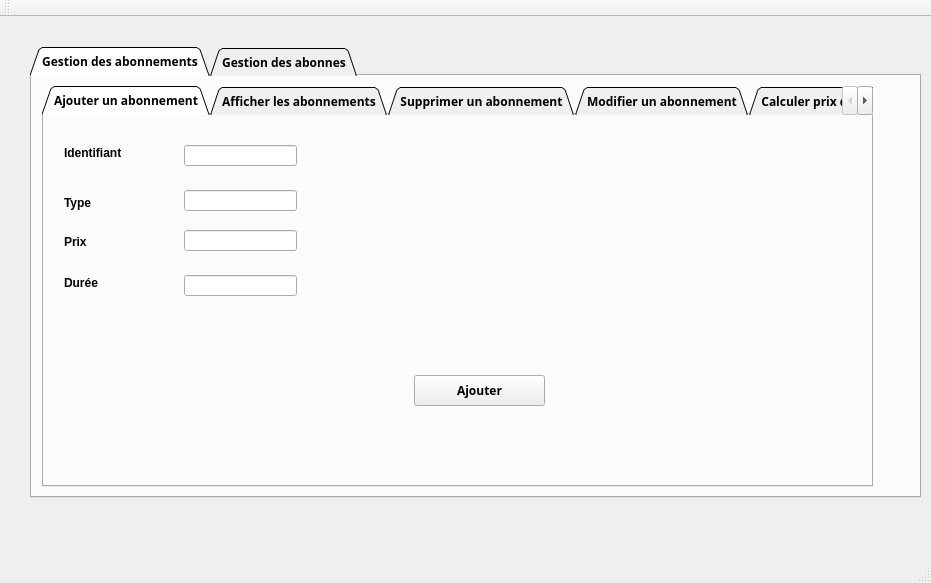
<?xml version="1.0" encoding="UTF-8"?>
<ui version="4.0">
 <class>MainWindow</class>
 <widget class="QMainWindow" name="MainWindow">
  <property name="geometry">
   <rect>
    <x>0</x>
    <y>0</y>
    <width>931</width>
    <height>583</height>
   </rect>
  </property>
  <property name="windowTitle">
   <string>Gestion des étudiants</string>
  </property>
  <widget class="QWidget" name="centralWidget">
   <widget class="QTabWidget" name="tabWidget_2">
    <property name="geometry">
     <rect>
      <x>30</x>
      <y>30</y>
      <width>891</width>
      <height>451</height>
     </rect>
    </property>
    <property name="font">
     <font>
      <family>Microsoft YaHei</family>
      <pointsize>9</pointsize>
      <weight>75</weight>
      <bold>true</bold>
     </font>
    </property>
    <property name="tabShape">
     <enum>QTabWidget::Triangular</enum>
    </property>
    <property name="currentIndex">
     <number>0</number>
    </property>
    <property name="elideMode">
     <enum>Qt::ElideLeft</enum>
    </property>
    <widget class="QWidget" name="tab_4">
     <attribute name="title">
      <string>Gestion des abonnements</string>
     </attribute>
     <widget class="QTabWidget" name="tabWidget">
      <property name="geometry">
       <rect>
        <x>10</x>
        <y>10</y>
        <width>831</width>
        <height>401</height>
       </rect>
      </property>
      <property name="font">
       <font>
        <family>Microsoft YaHei</family>
        <pointsize>9</pointsize>
        <weight>75</weight>
        <bold>true</bold>
       </font>
      </property>
      <property name="cursor">
       <cursorShape>ArrowCursor</cursorShape>
      </property>
      <property name="tabShape">
       <enum>QTabWidget::Triangular</enum>
      </property>
      <property name="currentIndex">
       <number>0</number>
      </property>
      <widget class="QWidget" name="tab">
       <attribute name="title">
        <string>Ajouter un abonnement</string>
       </attribute>
       <widget class="QLabel" name="label">
        <property name="geometry">
         <rect>
          <x>20</x>
          <y>30</y>
          <width>101</width>
          <height>16</height>
         </rect>
        </property>
        <property name="font">
         <font>
          <family>Microsoft YaHei UI</family>
          <pointsize>9</pointsize>
          <weight>75</weight>
          <bold>true</bold>
         </font>
        </property>
        <property name="text">
         <string>Identifiant</string>
        </property>
       </widget>
       <widget class="QLabel" name="label_3">
        <property name="geometry">
         <rect>
          <x>20</x>
          <y>120</y>
          <width>47</width>
          <height>13</height>
         </rect>
        </property>
        <property name="font">
         <font>
          <family>Microsoft YaHei UI</family>
          <pointsize>9</pointsize>
          <weight>75</weight>
          <bold>true</bold>
         </font>
        </property>
        <property name="text">
         <string>Prix</string>
        </property>
       </widget>
       <widget class="QLineEdit" name="lineEdit_id">
        <property name="geometry">
         <rect>
          <x>140</x>
          <y>30</y>
          <width>113</width>
          <height>21</height>
         </rect>
        </property>
       </widget>
       <widget class="QLineEdit" name="lineEdit_type">
        <property name="geometry">
         <rect>
          <x>140</x>
          <y>75</y>
          <width>113</width>
          <height>21</height>
         </rect>
        </property>
       </widget>
       <widget class="QLineEdit" name="lineEdit_prix">
        <property name="geometry">
         <rect>
          <x>140</x>
          <y>115</y>
          <width>113</width>
          <height>21</height>
         </rect>
        </property>
       </widget>
       <widget class="QPushButton" name="pb_ajouter">
        <property name="geometry">
         <rect>
          <x>370</x>
          <y>260</y>
          <width>131</width>
          <height>31</height>
         </rect>
        </property>
        <property name="text">
         <string>Ajouter</string>
        </property>
       </widget>
       <widget class="QLabel" name="label_2">
        <property name="geometry">
         <rect>
          <x>20</x>
          <y>80</y>
          <width>55</width>
          <height>16</height>
         </rect>
        </property>
        <property name="font">
         <font>
          <family>Microsoft YaHei UI</family>
          <pointsize>9</pointsize>
          <weight>75</weight>
          <bold>true</bold>
         </font>
        </property>
        <property name="text">
         <string>Type</string>
        </property>
       </widget>
       <widget class="QLabel" name="label_5">
        <property name="geometry">
         <rect>
          <x>20</x>
          <y>160</y>
          <width>55</width>
          <height>16</height>
         </rect>
        </property>
        <property name="font">
         <font>
          <family>Microsoft YaHei UI</family>
          <pointsize>9</pointsize>
          <weight>75</weight>
          <bold>true</bold>
         </font>
        </property>
        <property name="text">
         <string>Durée</string>
        </property>
       </widget>
       <widget class="QLineEdit" name="lineEdit_duree">
        <property name="geometry">
         <rect>
          <x>140</x>
          <y>160</y>
          <width>113</width>
          <height>21</height>
         </rect>
        </property>
       </widget>
      </widget>
      <widget class="QWidget" name="tab_2">
       <attribute name="title">
        <string>Afficher les abonnements</string>
       </attribute>
       <widget class="QTableView" name="tab_abonnements">
        <property name="geometry">
         <rect>
          <x>10</x>
          <y>10</y>
          <width>441</width>
          <height>221</height>
         </rect>
        </property>
       </widget>
      </widget>
      <widget class="QWidget" name="tab_3">
       <attribute name="title">
        <string>Supprimer un abonnement</string>
       </attribute>
       <widget class="QLineEdit" name="lineEdit_id_2">
        <property name="geometry">
         <rect>
          <x>160</x>
          <y>49</y>
          <width>113</width>
          <height>21</height>
         </rect>
        </property>
       </widget>
       <widget class="QLabel" name="label_4">
        <property name="geometry">
         <rect>
          <x>40</x>
          <y>50</y>
          <width>111</width>
          <height>16</height>
         </rect>
        </property>
        <property name="font">
         <font>
          <family>Microsoft YaHei UI</family>
          <pointsize>9</pointsize>
          <weight>75</weight>
          <bold>true</bold>
         </font>
        </property>
        <property name="text">
         <string>Identifiant</string>
        </property>
       </widget>
       <widget class="QPushButton" name="pb_supprimer">
        <property name="geometry">
         <rect>
          <x>380</x>
          <y>240</y>
          <width>131</width>
          <height>31</height>
         </rect>
        </property>
        <property name="text">
         <string>Supprimer</string>
        </property>
       </widget>
      </widget>
      <widget class="QWidget" name="tab_9">
       <attribute name="title">
        <string>Modifier un abonnement</string>
       </attribute>
       <widget class="QLabel" name="label_13">
        <property name="geometry">
         <rect>
          <x>40</x>
          <y>80</y>
          <width>101</width>
          <height>16</height>
         </rect>
        </property>
        <property name="font">
         <font>
          <family>Microsoft YaHei UI</family>
          <pointsize>9</pointsize>
          <weight>75</weight>
          <bold>true</bold>
         </font>
        </property>
        <property name="text">
         <string>Identifiant</string>
        </property>
       </widget>
       <widget class="QLineEdit" name="lineEdit_idmod">
        <property name="geometry">
         <rect>
          <x>160</x>
          <y>76</y>
          <width>113</width>
          <height>20</height>
         </rect>
        </property>
       </widget>
       <widget class="QLabel" name="label_14">
        <property name="geometry">
         <rect>
          <x>40</x>
          <y>130</y>
          <width>55</width>
          <height>16</height>
         </rect>
        </property>
        <property name="font">
         <font>
          <family>Microsoft YaHei UI</family>
          <pointsize>9</pointsize>
          <weight>75</weight>
          <bold>true</bold>
         </font>
        </property>
        <property name="text">
         <string>Type</string>
        </property>
       </widget>
       <widget class="QLineEdit" name="lineEdit_typemod">
        <property name="geometry">
         <rect>
          <x>160</x>
          <y>126</y>
          <width>113</width>
          <height>20</height>
         </rect>
        </property>
       </widget>
       <widget class="QLabel" name="label_15">
        <property name="geometry">
         <rect>
          <x>40</x>
          <y>180</y>
          <width>55</width>
          <height>16</height>
         </rect>
        </property>
        <property name="font">
         <font>
          <family>Microsoft YaHei UI</family>
          <pointsize>9</pointsize>
          <weight>75</weight>
          <bold>true</bold>
         </font>
        </property>
        <property name="text">
         <string>Prix</string>
        </property>
       </widget>
       <widget class="QLabel" name="label_16">
        <property name="geometry">
         <rect>
          <x>40</x>
          <y>220</y>
          <width>55</width>
          <height>16</height>
         </rect>
        </property>
        <property name="font">
         <font>
          <family>Microsoft YaHei</family>
          <pointsize>9</pointsize>
          <weight>75</weight>
          <bold>true</bold>
         </font>
        </property>
        <property name="text">
         <string>Duree</string>
        </property>
       </widget>
       <widget class="QLineEdit" name="lineEdit_prixmod">
        <property name="geometry">
         <rect>
          <x>160</x>
          <y>176</y>
          <width>113</width>
          <height>20</height>
         </rect>
        </property>
       </widget>
       <widget class="QLineEdit" name="lineEdit_dureemod">
        <property name="geometry">
         <rect>
          <x>160</x>
          <y>220</y>
          <width>113</width>
          <height>21</height>
         </rect>
        </property>
       </widget>
       <widget class="QPushButton" name="pushButton">
        <property name="geometry">
         <rect>
          <x>370</x>
          <y>270</y>
          <width>111</width>
          <height>31</height>
         </rect>
        </property>
        <property name="text">
         <string>Modifier</string>
        </property>
       </widget>
      </widget>
      <widget class="QWidget" name="tab_13">
       <attribute name="title">
        <string>Calculer prix des abonnements</string>
       </attribute>
       <widget class="QTableView" name="calcul_tableview">
        <property name="geometry">
         <rect>
          <x>50</x>
          <y>50</y>
          <width>571</width>
          <height>361</height>
         </rect>
        </property>
       </widget>
      </widget>
     </widget>
    </widget>
    <widget class="QWidget" name="tab_5">
     <attribute name="title">
      <string>Gestion des abonnes</string>
     </attribute>
     <widget class="QTabWidget" name="tabWidget_3">
      <property name="geometry">
       <rect>
        <x>0</x>
        <y>0</y>
        <width>671</width>
        <height>441</height>
       </rect>
      </property>
      <property name="font">
       <font>
        <family>Microsoft YaHei UI</family>
        <pointsize>10</pointsize>
        <weight>75</weight>
        <bold>true</bold>
       </font>
      </property>
      <property name="tabShape">
       <enum>QTabWidget::Triangular</enum>
      </property>
      <property name="currentIndex">
       <number>1</number>
      </property>
      <widget class="QWidget" name="tab_6">
       <attribute name="title">
        <string>Ajouter un abonne</string>
       </attribute>
       <widget class="QLabel" name="label_6">
        <property name="geometry">
         <rect>
          <x>20</x>
          <y>40</y>
          <width>121</width>
          <height>16</height>
         </rect>
        </property>
        <property name="font">
         <font>
          <family>Microsoft YaHei</family>
          <pointsize>9</pointsize>
          <weight>75</weight>
          <bold>true</bold>
         </font>
        </property>
        <property name="text">
         <string>Identifiant</string>
        </property>
       </widget>
       <widget class="QLabel" name="label_7">
        <property name="geometry">
         <rect>
          <x>20</x>
          <y>120</y>
          <width>101</width>
          <height>16</height>
         </rect>
        </property>
        <property name="font">
         <font>
          <family>Microsoft YaHei UI</family>
          <pointsize>9</pointsize>
          <weight>75</weight>
          <bold>true</bold>
         </font>
        </property>
        <property name="text">
         <string>Prenom</string>
        </property>
       </widget>
       <widget class="QLineEdit" name="lineEdit_id_3">
        <property name="geometry">
         <rect>
          <x>180</x>
          <y>35</y>
          <width>113</width>
          <height>21</height>
         </rect>
        </property>
       </widget>
       <widget class="QLineEdit" name="lineEdit_nom">
        <property name="geometry">
         <rect>
          <x>180</x>
          <y>76</y>
          <width>113</width>
          <height>20</height>
         </rect>
        </property>
       </widget>
       <widget class="QLineEdit" name="lineEdit_prenom">
        <property name="geometry">
         <rect>
          <x>180</x>
          <y>115</y>
          <width>113</width>
          <height>21</height>
         </rect>
        </property>
       </widget>
       <widget class="QPushButton" name="pb_ajouter_2">
        <property name="geometry">
         <rect>
          <x>400</x>
          <y>320</y>
          <width>121</width>
          <height>31</height>
         </rect>
        </property>
        <property name="text">
         <string>Ajouter</string>
        </property>
       </widget>
       <widget class="QLabel" name="label_8">
        <property name="geometry">
         <rect>
          <x>20</x>
          <y>80</y>
          <width>101</width>
          <height>16</height>
         </rect>
        </property>
        <property name="font">
         <font>
          <family>Microsoft YaHei</family>
          <pointsize>9</pointsize>
          <weight>75</weight>
          <bold>true</bold>
         </font>
        </property>
        <property name="text">
         <string>Nom</string>
        </property>
       </widget>
       <widget class="QLabel" name="label_9">
        <property name="geometry">
         <rect>
          <x>20</x>
          <y>160</y>
          <width>55</width>
          <height>16</height>
         </rect>
        </property>
        <property name="font">
         <font>
          <family>Microsoft YaHei UI</family>
          <pointsize>9</pointsize>
          <weight>75</weight>
          <bold>true</bold>
         </font>
        </property>
        <property name="text">
         <string>Email</string>
        </property>
       </widget>
       <widget class="QLineEdit" name="lineEdit_email">
        <property name="geometry">
         <rect>
          <x>180</x>
          <y>156</y>
          <width>113</width>
          <height>20</height>
         </rect>
        </property>
       </widget>
       <widget class="QLineEdit" name="lineEdit_date_inscription">
        <property name="geometry">
         <rect>
          <x>180</x>
          <y>195</y>
          <width>113</width>
          <height>21</height>
         </rect>
        </property>
       </widget>
       <widget class="QLabel" name="label_11">
        <property name="geometry">
         <rect>
          <x>20</x>
          <y>200</y>
          <width>141</width>
          <height>16</height>
         </rect>
        </property>
        <property name="font">
         <font>
          <family>Microsoft YaHei UI</family>
          <pointsize>9</pointsize>
          <weight>75</weight>
          <bold>true</bold>
         </font>
        </property>
        <property name="text">
         <string>Date inscription</string>
        </property>
       </widget>
       <widget class="QLineEdit" name="lineEdit_livre_acheter">
        <property name="geometry">
         <rect>
          <x>180</x>
          <y>236</y>
          <width>113</width>
          <height>20</height>
         </rect>
        </property>
       </widget>
       <widget class="QLabel" name="label_12">
        <property name="geometry">
         <rect>
          <x>20</x>
          <y>240</y>
          <width>121</width>
          <height>16</height>
         </rect>
        </property>
        <property name="font">
         <font>
          <family>Microsoft YaHei UI</family>
          <pointsize>9</pointsize>
          <weight>75</weight>
          <bold>true</bold>
         </font>
        </property>
        <property name="text">
         <string>Livre acheter</string>
        </property>
       </widget>
      </widget>
      <widget class="QWidget" name="tab_7">
       <attribute name="title">
        <string>Afficher les abonnes</string>
       </attribute>
       <widget class="QTabWidget" name="tabWidget_4">
        <property name="geometry">
         <rect>
          <x>0</x>
          <y>10</y>
          <width>651</width>
          <height>381</height>
         </rect>
        </property>
        <property name="tabShape">
         <enum>QTabWidget::Triangular</enum>
        </property>
        <property name="currentIndex">
         <number>0</number>
        </property>
        <widget class="QWidget" name="tab_11">
         <attribute name="title">
          <string>Tab 1</string>
         </attribute>
         <widget class="QLabel" name="label_23">
          <property name="geometry">
           <rect>
            <x>30</x>
            <y>30</y>
            <width>101</width>
            <height>16</height>
           </rect>
          </property>
          <property name="font">
           <font>
            <family>Microsoft YaHei UI</family>
            <pointsize>9</pointsize>
            <weight>75</weight>
            <bold>true</bold>
           </font>
          </property>
          <property name="text">
           <string>Identifiant</string>
          </property>
         </widget>
         <widget class="QLineEdit" name="lineEdit_id_5">
          <property name="geometry">
           <rect>
            <x>150</x>
            <y>29</y>
            <width>113</width>
            <height>21</height>
           </rect>
          </property>
         </widget>
         <widget class="QPushButton" name="Rechercher">
          <property name="geometry">
           <rect>
            <x>504</x>
            <y>300</y>
            <width>121</width>
            <height>31</height>
           </rect>
          </property>
          <property name="text">
           <string>Rechercher</string>
          </property>
         </widget>
         <widget class="QTableView" name="tabrech">
          <property name="geometry">
           <rect>
            <x>20</x>
            <y>60</y>
            <width>581</width>
            <height>192</height>
           </rect>
          </property>
         </widget>
        </widget>
        <widget class="QWidget" name="tab_12">
         <attribute name="title">
          <string>Tab 2</string>
         </attribute>
         <widget class="QTableView" name="tab_abonnes">
          <property name="geometry">
           <rect>
            <x>20</x>
            <y>10</y>
            <width>571</width>
            <height>192</height>
           </rect>
          </property>
         </widget>
        </widget>
       </widget>
      </widget>
      <widget class="QWidget" name="tab_8">
       <attribute name="title">
        <string>Supprimer un abonne</string>
       </attribute>
       <widget class="QLineEdit" name="lineEdit_id_4">
        <property name="geometry">
         <rect>
          <x>170</x>
          <y>60</y>
          <width>113</width>
          <height>20</height>
         </rect>
        </property>
       </widget>
       <widget class="QLabel" name="label_10">
        <property name="geometry">
         <rect>
          <x>40</x>
          <y>60</y>
          <width>101</width>
          <height>16</height>
         </rect>
        </property>
        <property name="font">
         <font>
          <family>Microsoft YaHei</family>
          <pointsize>9</pointsize>
          <weight>75</weight>
          <bold>true</bold>
         </font>
        </property>
        <property name="text">
         <string>Identifiant</string>
        </property>
       </widget>
       <widget class="QPushButton" name="pb_supprimer_2">
        <property name="geometry">
         <rect>
          <x>370</x>
          <y>180</y>
          <width>111</width>
          <height>31</height>
         </rect>
        </property>
        <property name="text">
         <string>Supprimer</string>
        </property>
       </widget>
      </widget>
      <widget class="QWidget" name="tab_10">
       <attribute name="title">
        <string>Modifier un abonne</string>
       </attribute>
       <widget class="QLabel" name="label_17">
        <property name="geometry">
         <rect>
          <x>30</x>
          <y>50</y>
          <width>101</width>
          <height>16</height>
         </rect>
        </property>
        <property name="font">
         <font>
          <family>Microsoft YaHei UI</family>
          <pointsize>9</pointsize>
          <weight>75</weight>
          <bold>true</bold>
         </font>
        </property>
        <property name="text">
         <string>Identifant</string>
        </property>
       </widget>
       <widget class="QLineEdit" name="lineEdit_iddmod">
        <property name="geometry">
         <rect>
          <x>180</x>
          <y>45</y>
          <width>113</width>
          <height>21</height>
         </rect>
        </property>
       </widget>
       <widget class="QLabel" name="label_18">
        <property name="geometry">
         <rect>
          <x>30</x>
          <y>90</y>
          <width>55</width>
          <height>16</height>
         </rect>
        </property>
        <property name="font">
         <font>
          <family>Microsoft YaHei UI</family>
          <pointsize>9</pointsize>
          <weight>75</weight>
          <bold>true</bold>
         </font>
        </property>
        <property name="text">
         <string>Nom</string>
        </property>
       </widget>
       <widget class="QLineEdit" name="lineEdit_nommod">
        <property name="geometry">
         <rect>
          <x>180</x>
          <y>86</y>
          <width>113</width>
          <height>20</height>
         </rect>
        </property>
       </widget>
       <widget class="QLineEdit" name="lineEdit_prenommod">
        <property name="geometry">
         <rect>
          <x>180</x>
          <y>125</y>
          <width>113</width>
          <height>21</height>
         </rect>
        </property>
       </widget>
       <widget class="QLabel" name="label_19">
        <property name="geometry">
         <rect>
          <x>30</x>
          <y>130</y>
          <width>71</width>
          <height>16</height>
         </rect>
        </property>
        <property name="font">
         <font>
          <family>Microsoft YaHei UI</family>
          <pointsize>9</pointsize>
          <weight>75</weight>
          <bold>true</bold>
         </font>
        </property>
        <property name="text">
         <string>Prenom</string>
        </property>
       </widget>
       <widget class="QLabel" name="label_20">
        <property name="geometry">
         <rect>
          <x>30</x>
          <y>170</y>
          <width>55</width>
          <height>16</height>
         </rect>
        </property>
        <property name="font">
         <font>
          <family>Microsoft YaHei UI</family>
          <pointsize>9</pointsize>
          <weight>75</weight>
          <bold>true</bold>
         </font>
        </property>
        <property name="text">
         <string>Email</string>
        </property>
       </widget>
       <widget class="QLineEdit" name="lineEdit_emailmod">
        <property name="geometry">
         <rect>
          <x>180</x>
          <y>166</y>
          <width>113</width>
          <height>20</height>
         </rect>
        </property>
       </widget>
       <widget class="QLabel" name="label_21">
        <property name="geometry">
         <rect>
          <x>30</x>
          <y>210</y>
          <width>151</width>
          <height>16</height>
         </rect>
        </property>
        <property name="font">
         <font>
          <family>Microsoft YaHei</family>
          <pointsize>9</pointsize>
          <weight>75</weight>
          <bold>true</bold>
         </font>
        </property>
        <property name="text">
         <string>Date incription</string>
        </property>
       </widget>
       <widget class="QLineEdit" name="lineEdit_datemod">
        <property name="geometry">
         <rect>
          <x>180</x>
          <y>210</y>
          <width>113</width>
          <height>21</height>
         </rect>
        </property>
       </widget>
       <widget class="QLabel" name="label_22">
        <property name="geometry">
         <rect>
          <x>30</x>
          <y>260</y>
          <width>121</width>
          <height>16</height>
         </rect>
        </property>
        <property name="font">
         <font>
          <family>Microsoft YaHei</family>
          <pointsize>9</pointsize>
          <weight>75</weight>
          <bold>true</bold>
         </font>
        </property>
        <property name="text">
         <string>Livre acheter</string>
        </property>
       </widget>
       <widget class="QLineEdit" name="lineEdit_livremod">
        <property name="geometry">
         <rect>
          <x>180</x>
          <y>255</y>
          <width>113</width>
          <height>21</height>
         </rect>
        </property>
       </widget>
       <widget class="QPushButton" name="pushButton_2">
        <property name="geometry">
         <rect>
          <x>420</x>
          <y>320</y>
          <width>121</width>
          <height>31</height>
         </rect>
        </property>
        <property name="text">
         <string>Modifier</string>
        </property>
       </widget>
      </widget>
     </widget>
    </widget>
   </widget>
   <widget class="QLabel" name="img">
    <property name="geometry">
     <rect>
      <x>0</x>
      <y>5</y>
      <width>931</width>
      <height>511</height>
     </rect>
    </property>
    <property name="text">
     <string/>
    </property>
   </widget>
   <zorder>img</zorder>
   <zorder>tabWidget_2</zorder>
  </widget>
  <widget class="QMenuBar" name="menuBar">
   <property name="geometry">
    <rect>
     <x>0</x>
     <y>0</y>
     <width>931</width>
     <height>26</height>
    </rect>
   </property>
  </widget>
  <widget class="QToolBar" name="mainToolBar">
   <attribute name="toolBarArea">
    <enum>TopToolBarArea</enum>
   </attribute>
   <attribute name="toolBarBreak">
    <bool>false</bool>
   </attribute>
  </widget>
  <widget class="QStatusBar" name="statusBar"/>
 </widget>
 <layoutdefault spacing="6" margin="11"/>
 <resources/>
 <connections/>
</ui>
